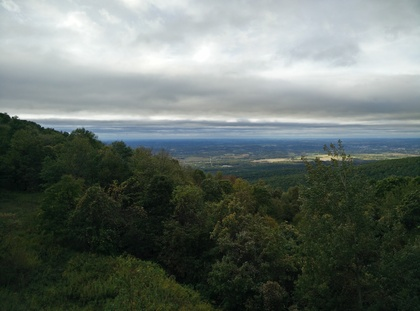
%> input picture data/pano_left.jpg, 420 x 311 px, shrunk from 1457 x 1080 before the run
$ octave ar_ec.m   (GNU Octave 9; MATLAB toolbox functions it lacks are replaced by stand-ins)
%> lines starting %> are read from the running program, lines starting %| are printed output that depends on the picture
### matlab/matchPics.m
function [ locs1, locs2] = matchPics( I1, I2 )
%MATCHPICS Extract features, obtain their descriptors, and match them!
%% Convert images to grayscale, if necessary
if size(I1,3)==3
    I1 = rgb2gray(I1); % 440*350
end
if size(I2,3)==3
    I2 = rgb2gray(I2); % 548*731
end
%% Detect features in both images
 features1 = detectFASTFeatures(I1); % 588*1 [location metric]
 features2 = detectFASTFeatures(I2); % 295*1 [location metric]

 f_1 = detectSURFFeatures(I1);   % SURF
 f_2 = detectSURFFeatures(I2);   % SURF
%% Obtain descriptors for the computed feature locations
[features_1, locs_1] = extractFeatures(I1, f_1, 'Method', 'SURF');   % SURF
[features_2, locs_2] = extractFeatures(I2, f_2, 'Method', 'SURF'); % SURF

[desc1, locs1] = computeBrief(I1, features1.Location); %576
[desc2, locs2] = computeBrief(I2, features2.Location); %294
%% Match features using the descriptors
threshold = 10;
%indexPairs = matchFeatures(desc1, desc2, 'MatchThreshold', threshold, 'MaxRatio', 0.68);
%indexPairs = matchFeatures(desc1, desc2, 'MatchThreshold', 10, 'MaxRatio', 0.75);  % for AR
indexPairs = matchFeatures(features_1, features_2, 'MatchThreshold', 10,'MaxRatio', 0.4); % SURF

locs1 = double(int16(locs_1(indexPairs(:,1),:).Location)); % SURF
locs2 = double(int16(locs_2(indexPairs(:,2),:).Location));

%locs1 = locs1(indexPairs(:,1),:); %FAST
%locs2 = locs2(indexPairs(:,2),:);
end

### ec/ar_ec.m
% Q4.5
close all;
clear all;

img1 = imread('../data/pano_left.jpg');
%> img1 is the input picture: size 311x420x3 uint8; mean R, G, B 101.9, 111.1, 105.5
img2 = imread('../data/pano_right.jpg');
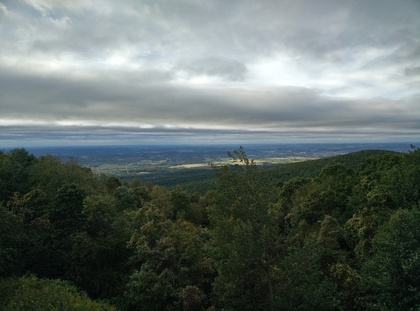
%> input picture data/pano_right.jpg, 420 x 311 px, shrunk from 1457 x 1080 before the run
%> img2 is the input picture: size 311x420x3 uint8; mean R, G, B 96.8, 107.1, 103.1

[pt1, pt2] = matchPics(img1, img2);
%> in matchPics, `I1 = rgb2gray(I1);`:
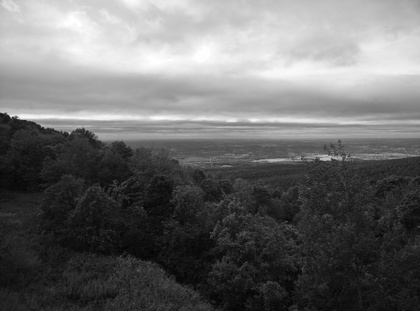
%> I1: size 311x420 uint8; min 3, max 255, mean 107.7
%> in matchPics, `I2 = rgb2gray(I2);`:
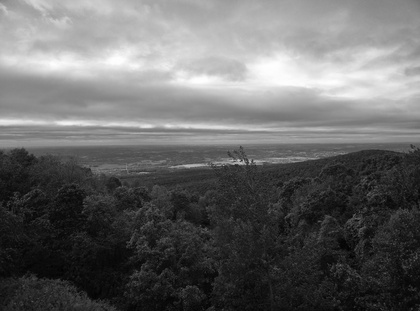
%> I2: size 311x420 uint8; min 1, max 254, mean 103.5
%> in matchPics, `features1 = detectFASTFeatures(I1);`: features1 = 23 points; strongest (x, y): (11, 117), (70, 134), (6, 114), (17, 118), (19, 119)
%> in matchPics, `features2 = detectFASTFeatures(I2);`: features2 = 11 points; strongest (x, y): (242, 161), (239, 161), (255, 162), (251, 163), (234, 165)
%> the run ends on the next line
